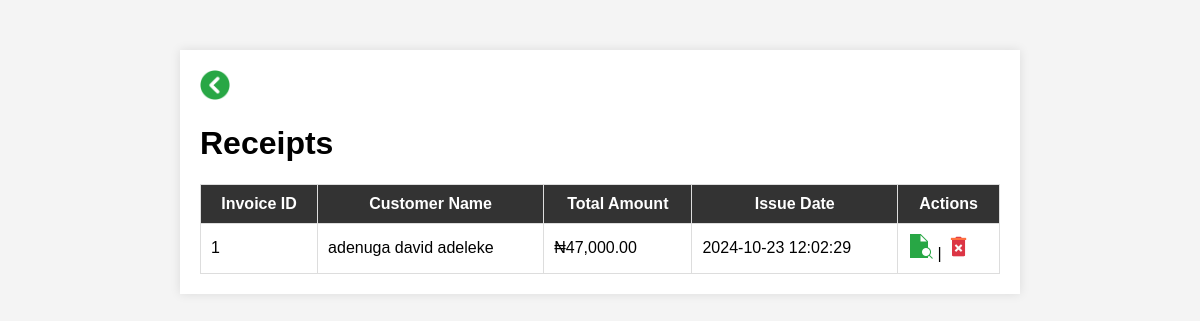
The app's page /invoices/view_invoices.php with its own data.
### tables this page shows
CREATE TABLE `invoices` (
  `invoice_id` int(11) NOT NULL,
  `customer_name` varchar(255) DEFAULT NULL,
  `customer_email` varchar(255) DEFAULT NULL,
  `customer_phone` varchar(20) DEFAULT NULL,
  `customer_address` text DEFAULT NULL,
  `total` decimal(10,2) DEFAULT NULL,
  `issue_date` datetime DEFAULT current_timestamp()
);

### invoices/view_invoices.php (the view, shortened to what this page needs)
<?php
include '../includes/db.php';
$sql = "SELECT * FROM invoices ORDER BY invoice_id DESC";
$result = $conn->query($sql);
?>
<!DOCTYPE html>
<html lang="en">
<head>
</head>
<body>
    <div class="container">
        <a href="/project/index.php" class="back-btn">
            <img src="/project/icons/icons-back.png " alt="Bck" style="width: 30px; height: 30px;">
        </a>
        <h1>Receipts</h1>
        <table>
            <thead>
                <tr>
                    <th>Invoice ID</th>
                    <th>Customer Name</th>
                    <th>Total Amount</th>
                    <th>Issue Date</th>
                    <th>Actions</th>
                </tr>
            </thead>
            <tbody>
                <?php if ($result && $result->num_rows > 0): ?>
                    <?php while ($row = $result->fetch_assoc()): ?>
                        <tr>
                            <td><?php echo htmlspecialchars($row['invoice_id']); ?></td>
                            <td><?php echo htmlspecialchars($row['customer_name']); ?></td>
                            <td>₦<?php echo number_format($row['total'], 2); ?></td>
                            <td><?php echo htmlspecialchars($row['issue_date']); ?></td>
                            <td>
                                <a href="/project/invoices/view_invoice_details.php?invoice_id=<?php echo $row['invoice_id']; ?>" class="view-btn">
                                    <img src="/project/icons/icons-view.png" alt="View" style="width: 25px; height: 25px;">
                                </a> |
                                <a href="/project/invoices/delete_invoice.php?invoice_id=<?php echo $row['invoice_id']; ?>"
                                    onclick="return confirm('Are you sure you want to delete this invoice?');"
                                    class="dlt-btn">
                                    <img src="/project/icons/icons-remove.png" alt="Delete" style="width: 25px; height: 25px;">
                                </a>
                            </td>
                        </tr>
                    <?php endwhile; ?>
                <?php else: ?>
                    <tr>
                        <td colspan="5">No invoices found</td>
                    </tr>
                <?php endif; ?>
            </tbody>
        </table>
    </div>
</body>
</html>

### invoices/view_invoices.php (style rules this page uses)
body { font-family: Arial, sans-serif; background-color: #f4f4f4; }
.container { max-width: 800px; margin: 50px auto; padding: 20px; background-color: #fff; box-shadow: 0 0 10px rgba(0, 0, 0, 0.1); }
table { width: 100%; border-collapse: collapse; }
table, th, td { border: 1px solid #ddd; padding: 10px; }
th { background-color: #333; color: #fff; }
td a { text-decoration: none; color: blue; }

### records on screen
invoices: invoice_id "1", customer_name "adenuga david adeleke", total "47,000.00", issue_date "2024-10-23 12:02:29"
